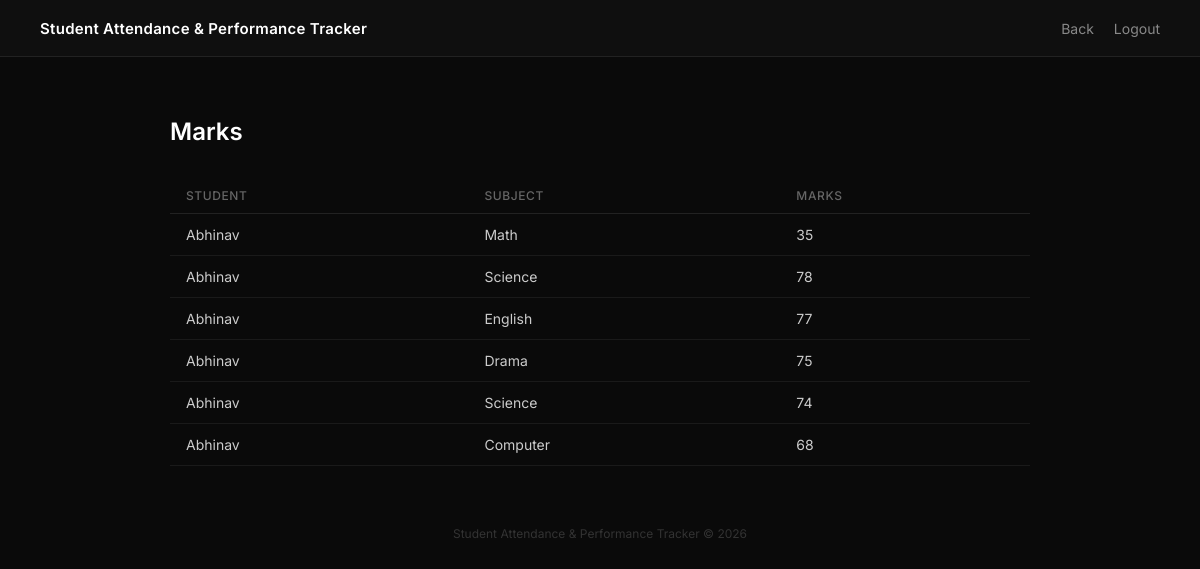
The app's page /view_marks.php (signed in) with its own data.
### tables this page shows
CREATE TABLE `marks` (
  `id` int(11) NOT NULL,
  `student_id` int(11) DEFAULT NULL,
  `subject_id` int(11) DEFAULT NULL,
  `marks` int(11) DEFAULT NULL
);

CREATE TABLE `users` (
  `id` int(11) NOT NULL,
  `name` varchar(100) DEFAULT NULL,
  `email` varchar(100) DEFAULT NULL,
  `password` varchar(100) DEFAULT NULL,
  `role` enum('admin','teacher','student') NOT NULL
);

CREATE TABLE `subjects` (
  `id` int(11) NOT NULL,
  `subject_name` varchar(100) DEFAULT NULL
);

### view_marks.php (the view, shortened to what this page needs)
<?php
include 'config.php';
if ($_SESSION['role'] == 'student') {
    $id = $_SESSION['user_id'];
    $query = "SELECT users.name, subjects.subject_name, marks.marks
              FROM marks
              JOIN subjects ON marks.subject_id = subjects.id
              JOIN users ON marks.student_id = users.id
              WHERE marks.student_id = '$id'";
} else {
    $query = "SELECT users.name, subjects.subject_name, marks.marks
              FROM marks
              JOIN subjects ON marks.subject_id = subjects.id
              JOIN users ON marks.student_id = users.id";
}
$result = mysqli_query($conn, $query);
?>
<!DOCTYPE html>
<html>
<head>
    <link rel="stylesheet" href="style.css">
</head>
<body>
<div class="navbar">
    <h1>Student Attendance & Performance Tracker</h1>
    <div><a href="javascript:history.back()">Back</a><a href="logout.php">Logout</a></div>
</div>
<div class="container">
    <h2>Marks</h2>
    <div class="table-wrap">
        <table>
            <tr><th>Student</th><th>Subject</th><th>Marks</th></tr>
            <?php while($r = mysqli_fetch_assoc($result)) { ?>
            <tr>
                <td><?php echo $r['name']; ?></td>
                <td><?php echo $r['subject_name']; ?></td>
                <td><?php echo $r['marks']; ?></td>
            </tr>
            <?php } ?>
        </table>
    </div>
</div>
<div class="footer">Student Attendance & Performance Tracker © 2026</div>
</body>
</html>

### style.css (style rules this page uses)
* { margin: 0; padding: 0; box-sizing: border-box; }
body { font-family: 'Inter', sans-serif; background: #0a0a0a; color: #e5e5e5; min-height: 100vh; }
.navbar { display: flex; justify-content: space-between; align-items: center; padding: 18px 40px; border-bottom: 1px solid #222; background: #0f0f0f; }
.navbar h1 { font-size: 15px; font-weight: 600; color: #fff; letter-spacing: 0.02em; }
.navbar a { color: #888; text-decoration: none; margin-left: 20px; font-size: 14px; transition: color 0.2s; }
.main, .container { max-width: 900px; margin: 60px auto; padding: 0 20px; }
h2 { font-size: 24px; font-weight: 600; margin-bottom: 32px; color: #fff; }
.table-wrap { overflow-x: auto; margin-top: 16px; }
table { width: 100%; border-collapse: collapse; font-size: 14px; }
th { text-align: left; padding: 10px 16px; color: #666; font-weight: 500; border-bottom: 1px solid #222; font-size: 12px; text-transform: uppercase; letter-spacing: 0.05em; }
td { padding: 12px 16px; border-bottom: 1px solid #1a1a1a; color: #ccc; }
.footer { text-align: center; margin-top: 60px; font-size: 12px; color: #333; padding-bottom: 40px; }

### records on screen
marks: student.name "Abhinav", subject.subject_name "Math", marks "35"
marks: student.name "Abhinav", subject.subject_name "Science", marks "78"
marks: student.name "Abhinav", subject.subject_name "English", marks "77"
marks: student.name "Abhinav", subject.subject_name "Drama", marks "75"
marks: student.name "Abhinav", subject.subject_name "Science", marks "74"
marks: student.name "Abhinav", subject.subject_name "Computer", marks "68"
